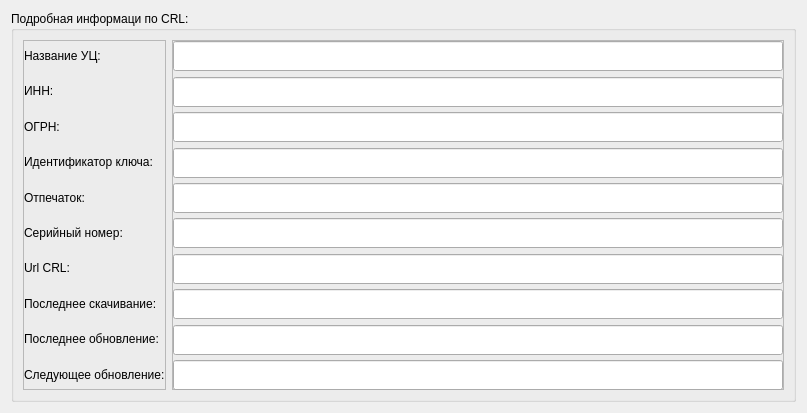
<?xml version="1.0" encoding="UTF-8"?>
<ui version="4.0">
 <class>Form_crl</class>
 <widget class="QWidget" name="Form_crl">
  <property name="geometry">
   <rect>
    <x>0</x>
    <y>0</y>
    <width>807</width>
    <height>413</height>
   </rect>
  </property>
  <property name="minimumSize">
   <size>
    <width>807</width>
    <height>413</height>
   </size>
  </property>
  <property name="maximumSize">
   <size>
    <width>807</width>
    <height>413</height>
   </size>
  </property>
  <property name="windowTitle">
   <string>CRL:</string>
  </property>
  <layout class="QVBoxLayout" name="verticalLayout_2">
   <item>
    <layout class="QVBoxLayout" name="verticalLayout">
     <item>
      <widget class="QGroupBox" name="groupBox">
       <property name="title">
        <string>Подробная информаци по CRL:</string>
       </property>
       <layout class="QVBoxLayout" name="verticalLayout_4">
        <item>
         <layout class="QHBoxLayout" name="horizontalLayout">
          <item>
           <widget class="QFrame" name="frame">
            <property name="frameShape">
             <enum>QFrame::StyledPanel</enum>
            </property>
            <property name="frameShadow">
             <enum>QFrame::Raised</enum>
            </property>
            <layout class="QVBoxLayout" name="verticalLayout_7">
             <property name="leftMargin">
              <number>0</number>
             </property>
             <property name="topMargin">
              <number>0</number>
             </property>
             <property name="rightMargin">
              <number>0</number>
             </property>
             <property name="bottomMargin">
              <number>0</number>
             </property>
             <item>
              <layout class="QVBoxLayout" name="verticalLayout_3">
               <item>
                <widget class="QLabel" name="label_2">
                 <property name="text">
                  <string>Название УЦ:</string>
                 </property>
                </widget>
               </item>
               <item>
                <widget class="QLabel" name="label">
                 <property name="text">
                  <string>ИНН:</string>
                 </property>
                </widget>
               </item>
               <item>
                <widget class="QLabel" name="label_3">
                 <property name="text">
                  <string>ОГРН:</string>
                 </property>
                </widget>
               </item>
               <item>
                <widget class="QLabel" name="label_4">
                 <property name="text">
                  <string>Идентификатор ключа:</string>
                 </property>
                </widget>
               </item>
               <item>
                <widget class="QLabel" name="label_5">
                 <property name="text">
                  <string>Отпечаток:</string>
                 </property>
                </widget>
               </item>
               <item>
                <widget class="QLabel" name="label_6">
                 <property name="text">
                  <string>Серийный номер:</string>
                 </property>
                </widget>
               </item>
               <item>
                <widget class="QLabel" name="label_7">
                 <property name="text">
                  <string>Url CRL:</string>
                 </property>
                </widget>
               </item>
               <item>
                <widget class="QLabel" name="label_8">
                 <property name="text">
                  <string>Последнее скачивание:</string>
                 </property>
                </widget>
               </item>
               <item>
                <widget class="QLabel" name="label_9">
                 <property name="text">
                  <string>Последнее обновление:</string>
                 </property>
                </widget>
               </item>
               <item>
                <widget class="QLabel" name="label_10">
                 <property name="text">
                  <string>Следующее обновление:</string>
                 </property>
                </widget>
               </item>
              </layout>
             </item>
            </layout>
           </widget>
          </item>
          <item>
           <widget class="QFrame" name="frame_2">
            <property name="frameShape">
             <enum>QFrame::StyledPanel</enum>
            </property>
            <property name="frameShadow">
             <enum>QFrame::Raised</enum>
            </property>
            <layout class="QVBoxLayout" name="verticalLayout_8">
             <property name="leftMargin">
              <number>0</number>
             </property>
             <property name="topMargin">
              <number>0</number>
             </property>
             <property name="rightMargin">
              <number>0</number>
             </property>
             <property name="bottomMargin">
              <number>0</number>
             </property>
             <item>
              <layout class="QVBoxLayout" name="verticalLayout_5">
               <item>
                <widget class="QLineEdit" name="lineEdit">
                 <property name="minimumSize">
                  <size>
                   <width>0</width>
                   <height>30</height>
                  </size>
                 </property>
                </widget>
               </item>
               <item>
                <widget class="QLineEdit" name="lineEdit_2">
                 <property name="minimumSize">
                  <size>
                   <width>0</width>
                   <height>30</height>
                  </size>
                 </property>
                </widget>
               </item>
               <item>
                <widget class="QLineEdit" name="lineEdit_3">
                 <property name="minimumSize">
                  <size>
                   <width>0</width>
                   <height>30</height>
                  </size>
                 </property>
                </widget>
               </item>
               <item>
                <widget class="QLineEdit" name="lineEdit_4">
                 <property name="minimumSize">
                  <size>
                   <width>0</width>
                   <height>30</height>
                  </size>
                 </property>
                </widget>
               </item>
               <item>
                <widget class="QLineEdit" name="lineEdit_5">
                 <property name="minimumSize">
                  <size>
                   <width>0</width>
                   <height>30</height>
                  </size>
                 </property>
                </widget>
               </item>
               <item>
                <widget class="QLineEdit" name="lineEdit_6">
                 <property name="minimumSize">
                  <size>
                   <width>0</width>
                   <height>30</height>
                  </size>
                 </property>
                </widget>
               </item>
               <item>
                <widget class="QLineEdit" name="lineEdit_7">
                 <property name="minimumSize">
                  <size>
                   <width>0</width>
                   <height>30</height>
                  </size>
                 </property>
                </widget>
               </item>
               <item>
                <widget class="QLineEdit" name="lineEdit_8">
                 <property name="minimumSize">
                  <size>
                   <width>0</width>
                   <height>30</height>
                  </size>
                 </property>
                </widget>
               </item>
               <item>
                <widget class="QLineEdit" name="lineEdit_9">
                 <property name="minimumSize">
                  <size>
                   <width>0</width>
                   <height>30</height>
                  </size>
                 </property>
                </widget>
               </item>
               <item>
                <widget class="QLineEdit" name="lineEdit_10">
                 <property name="minimumSize">
                  <size>
                   <width>0</width>
                   <height>30</height>
                  </size>
                 </property>
                </widget>
               </item>
              </layout>
             </item>
            </layout>
           </widget>
          </item>
         </layout>
        </item>
       </layout>
      </widget>
     </item>
    </layout>
   </item>
  </layout>
 </widget>
 <resources/>
 <connections/>
</ui>
